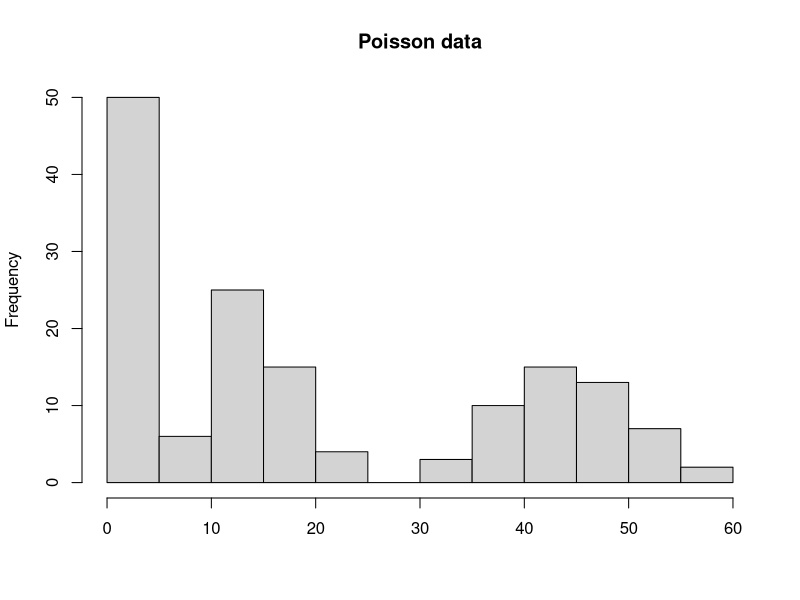

This chart was generated by the following R code:
#Simulate Gaussian data

n.grp <- 3
n.means <- c(1, 15, 45)
s.size <- 50

#Sampel data
set.seed(1)
yy <- lapply(n.means, function(X) {rpois(s.size, lambda = X)})
d <- data.frame(y = unlist(yy), grp = rep(1:n.grp, each = s.size))

pdf(file = "poisson_data.pdf")
hist(d$y, main = "Poisson data", xlab = "")
dev.off()

save(file = "poisson_data.RData", list = ls())

